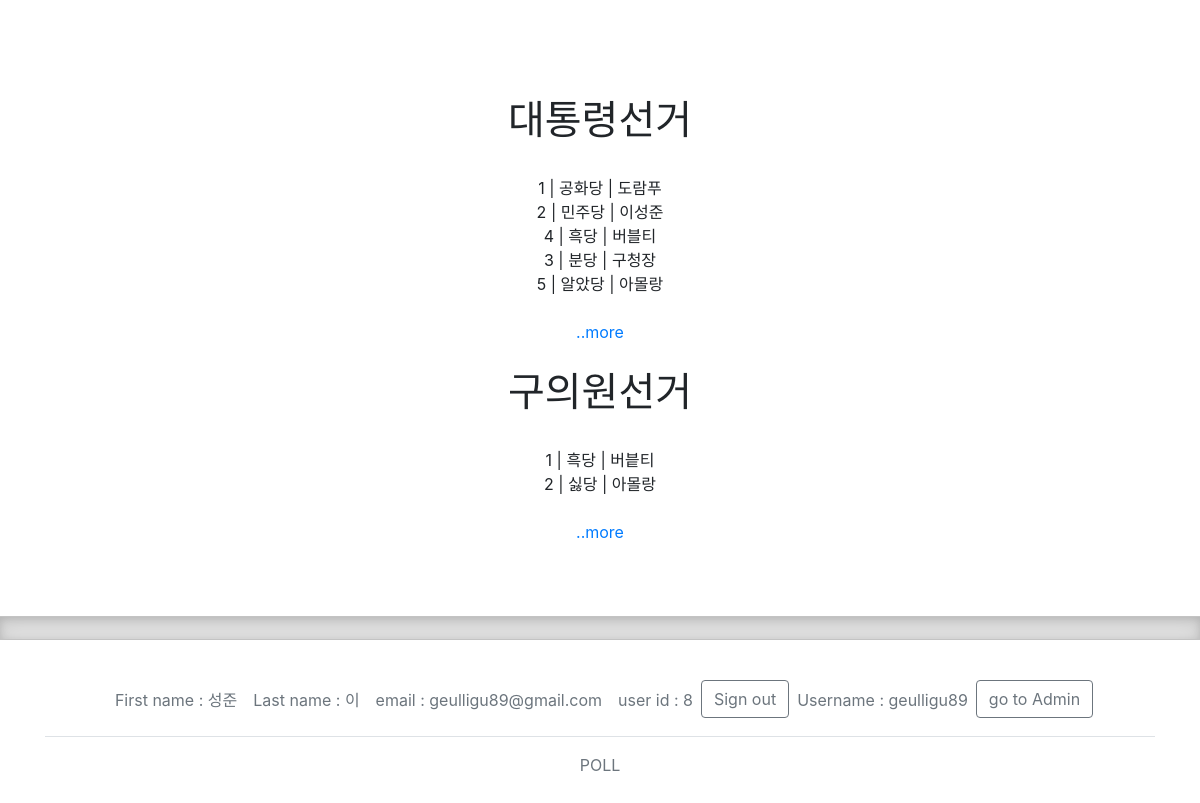
The app's page /adminaccess/PollResult (signed in), older data.
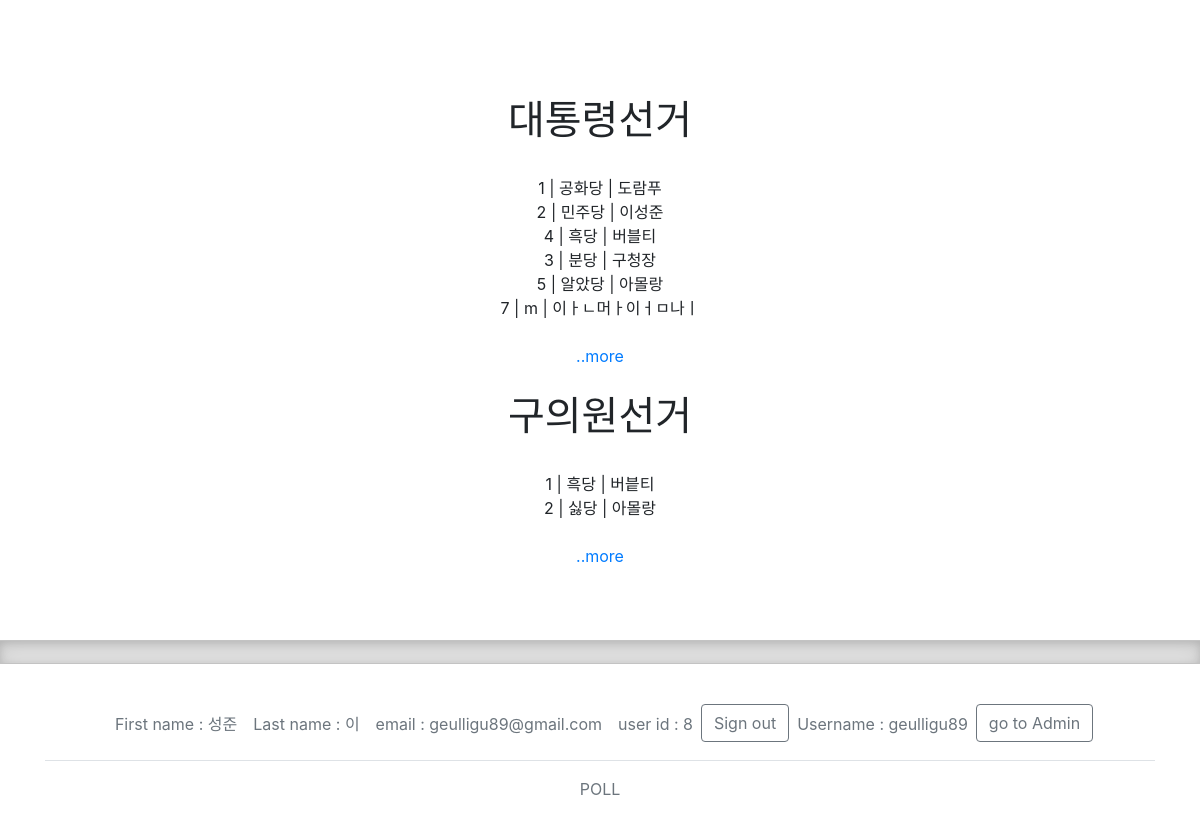
The same page, newer data.
### adminapp/models.py (models this page shows, shortened)
class Poll_Cases(models.Model):
    poll_case_num = models.CharField(max_length = 3)
    poll_name = models.CharField(max_length = 100, null = True, blank = True, default = "")
    poll_status = models.BooleanField(default = True)
    take_endpic = models.BooleanField(default = False)

class Candidate(models.Model):
    Poll_Case_id = models.ForeignKey(Poll_Cases, on_delete = models.CASCADE, default = '')
    CandidateNum = models.CharField (max_length = 3)
    side = models.CharField(max_length = 50)
    CandidateName = models.CharField(max_length = 20)
    votes = models.IntegerField(null = True, blank = True, default = 0)
    CandidateColor = models.CharField(max_length = 25, default= "rgba(, , , )")
    content = models.TextField(null = True, blank = True)
    CandidatePic = models.ImageField(upload_to = "", null = True, blank = True)

### adminapp/views.py (the view)
# urls.py: path('adminaccess/PollResult', adv.PollResult, name = "PollResult"),         #Template O / Poll Result Visualization
def PollResult(request):
    if request.user.is_authenticated and request.user.is_staff:
        POLL_CASES = Poll_Cases.objects.all().order_by('poll_case_num')
        Candidates = Candidate.objects.all().order_by('Poll_Case_id')
        alllst = Candidate.objects.filter(id = -1)
        for pollcase in POLL_CASES:
            canlst = Candidate.objects.filter(id = -1)
            canlst = canlst | Candidate.objects.filter(Poll_Case_id = pollcase.id).order_by('-votes')       #votes 올림차순. canlst[0]이 최다득표임
            alllst = alllst | canlst
        return render (request, "PollResult.html", {"POLL_CASES" : POLL_CASES, "alllst" : alllst})
    else:
        return redirect ('accessdenied')

### adminapp/templates/PollResult.html (shortened to what this page needs)
{% extends 'base.html' %}
{% load static %}
{% load account %}
{% block content %}
<br><br><br>
    {% for POLL_CASE in POLL_CASES %}
    <h1 class="mt-4">{{POLL_CASE.poll_name}}</h1>
    <br>
        {% for Candidate in alllst %}
            {% if Candidate.Poll_Case_id == POLL_CASE %}
                {% if Candidate %}
                    {{Candidate.CandidateNum}} | {{Candidate.side}} | {{Candidate.CandidateName}}
                    <br>
                {% endif %}
            {% endif %}
        {% endfor %}
        <br>
        <a href = "{% url 'chart' POLL_CASE.id %}">..more</a>
    {% endfor %}
<br><br><br><br>
{% endblock %}

Row changes from the older to the newer data that the page shows:
added Candidate: CandidateNum "7", side "m", CandidateName "이ㅏㄴ머ㅏ이ㅓㅁ나ㅣ", shown under Poll_Cases "대통령선거"
